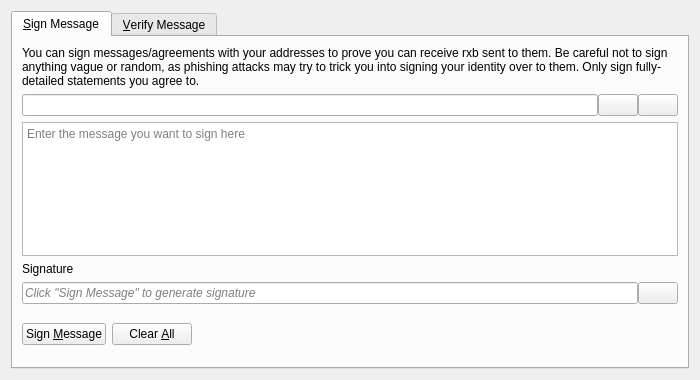
<?xml version="1.0" encoding="UTF-8"?>
<ui version="4.0">
 <class>SignVerifyMessageDialog</class>
 <widget class="QDialog" name="SignVerifyMessageDialog">
  <property name="geometry">
   <rect>
    <x>0</x>
    <y>0</y>
    <width>700</width>
    <height>380</height>
   </rect>
  </property>
  <property name="windowTitle">
   <string>Signatures - Sign / Verify a Message</string>
  </property>
  <property name="modal">
   <bool>true</bool>
  </property>
  <layout class="QVBoxLayout" name="verticalLayout">
   <item>
    <widget class="QTabWidget" name="tabWidget">
     <property name="currentIndex">
      <number>0</number>
     </property>
     <widget class="QWidget" name="tabSignMessage">
      <attribute name="title">
       <string>&amp;Sign Message</string>
      </attribute>
      <layout class="QVBoxLayout" name="verticalLayout_SM">
       <item>
        <widget class="QLabel" name="infoLabel_SM">
         <property name="text">
          <string>You can sign messages/agreements with your addresses to prove you can receive rxb sent to them. Be careful not to sign anything vague or random, as phishing attacks may try to trick you into signing your identity over to them. Only sign fully-detailed statements you agree to.</string>
         </property>
         <property name="textFormat">
          <enum>Qt::PlainText</enum>
         </property>
         <property name="wordWrap">
          <bool>true</bool>
         </property>
        </widget>
       </item>
       <item>
        <layout class="QHBoxLayout" name="horizontalLayout_1_SM">
         <property name="spacing">
          <number>0</number>
         </property>
         <item>
          <widget class="QValidatedLineEdit" name="addressIn_SM">
           <property name="toolTip">
            <string>The RXB address to sign the message with</string>
           </property>
          </widget>
         </item>
         <item>
          <widget class="QPushButton" name="addressBookButton_SM">
           <property name="toolTip">
            <string>Choose previously used address</string>
           </property>
           <property name="text">
            <string/>
           </property>
           <property name="icon">
            <iconset resource="../rxb.qrc">
             <normaloff>:/icons/address-book</normaloff>:/icons/address-book</iconset>
           </property>
           <property name="shortcut">
            <string>Alt+A</string>
           </property>
           <property name="autoDefault">
            <bool>false</bool>
           </property>
          </widget>
         </item>
         <item>
          <widget class="QPushButton" name="pasteButton_SM">
           <property name="toolTip">
            <string>Paste address from clipboard</string>
           </property>
           <property name="text">
            <string/>
           </property>
           <property name="icon">
            <iconset resource="../rxb.qrc">
             <normaloff>:/icons/editpaste</normaloff>:/icons/editpaste</iconset>
           </property>
           <property name="shortcut">
            <string>Alt+P</string>
           </property>
           <property name="autoDefault">
            <bool>false</bool>
           </property>
          </widget>
         </item>
        </layout>
       </item>
       <item>
        <widget class="QPlainTextEdit" name="messageIn_SM">
         <property name="toolTip">
          <string>Enter the message you want to sign here</string>
         </property>
         <property name="placeholderText">
          <string>Enter the message you want to sign here</string>
         </property>
        </widget>
       </item>
       <item>
        <widget class="QLabel" name="signatureLabel_SM">
         <property name="text">
          <string>Signature</string>
         </property>
         <property name="textFormat">
          <enum>Qt::PlainText</enum>
         </property>
        </widget>
       </item>
       <item>
        <layout class="QHBoxLayout" name="horizontalLayout_2_SM">
         <property name="spacing">
          <number>0</number>
         </property>
         <item>
          <widget class="QLineEdit" name="signatureOut_SM">
           <property name="placeholderText">
            <string>Click "Sign Message" to generate signature</string>
           </property>
           <property name="font">
            <font>
             <italic>true</italic>
            </font>
           </property>
           <property name="readOnly">
            <bool>true</bool>
           </property>
          </widget>
         </item>
         <item>
          <widget class="QPushButton" name="copySignatureButton_SM">
           <property name="toolTip">
            <string>Copy the current signature to the system clipboard</string>
           </property>
           <property name="text">
            <string/>
           </property>
           <property name="icon">
            <iconset resource="../rxb.qrc">
             <normaloff>:/icons/editcopy</normaloff>:/icons/editcopy</iconset>
           </property>
           <property name="autoDefault">
            <bool>false</bool>
           </property>
          </widget>
         </item>
        </layout>
       </item>
       <item>
        <layout class="QHBoxLayout" name="horizontalLayout_3_SM">
         <item>
          <widget class="QPushButton" name="signMessageButton_SM">
           <property name="toolTip">
            <string>Sign the message to prove you own this RXB address</string>
           </property>
           <property name="text">
            <string>Sign &amp;Message</string>
           </property>
           <property name="icon">
            <iconset resource="../rxb.qrc">
             <normaloff>:/icons/edit</normaloff>:/icons/edit</iconset>
           </property>
           <property name="autoDefault">
            <bool>false</bool>
           </property>
          </widget>
         </item>
         <item>
          <widget class="QPushButton" name="clearButton_SM">
           <property name="toolTip">
            <string>Reset all sign message fields</string>
           </property>
           <property name="text">
            <string>Clear &amp;All</string>
           </property>
           <property name="icon">
            <iconset resource="../rxb.qrc">
             <normaloff>:/icons/remove</normaloff>:/icons/remove</iconset>
           </property>
           <property name="autoDefault">
            <bool>false</bool>
           </property>
          </widget>
         </item>
         <item>
          <spacer name="horizontalSpacer_1_SM">
           <property name="orientation">
            <enum>Qt::Horizontal</enum>
           </property>
           <property name="sizeHint" stdset="0">
            <size>
             <width>40</width>
             <height>48</height>
            </size>
           </property>
          </spacer>
         </item>
         <item>
          <widget class="QLabel" name="statusLabel_SM">
           <property name="font">
            <font>
             <weight>75</weight>
             <bold>true</bold>
            </font>
           </property>
           <property name="text">
            <string/>
           </property>
           <property name="wordWrap">
            <bool>true</bool>
           </property>
          </widget>
         </item>
         <item>
          <spacer name="horizontalSpacer_2_SM">
           <property name="orientation">
            <enum>Qt::Horizontal</enum>
           </property>
           <property name="sizeHint" stdset="0">
            <size>
             <width>40</width>
             <height>48</height>
            </size>
           </property>
          </spacer>
         </item>
        </layout>
       </item>
      </layout>
     </widget>
     <widget class="QWidget" name="tabVerifyMessage">
      <attribute name="title">
       <string>&amp;Verify Message</string>
      </attribute>
      <layout class="QVBoxLayout" name="verticalLayout_VM">
       <item>
        <widget class="QLabel" name="infoLabel_VM">
         <property name="text">
          <string>Enter the receiver's address, message (ensure you copy line breaks, spaces, tabs, etc. exactly) and signature below to verify the message. Be careful not to read more into the signature than what is in the signed message itself, to avoid being tricked by a man-in-the-middle attack. Note that this only proves the signing party receives with the address, it cannot prove sendership of any transaction!</string>
         </property>
         <property name="textFormat">
          <enum>Qt::PlainText</enum>
         </property>
         <property name="alignment">
          <set>Qt::AlignLeading|Qt::AlignLeft|Qt::AlignTop</set>
         </property>
         <property name="wordWrap">
          <bool>true</bool>
         </property>
        </widget>
       </item>
       <item>
        <layout class="QHBoxLayout" name="horizontalLayout_1_VM">
         <property name="spacing">
          <number>0</number>
         </property>
         <item>
          <widget class="QValidatedLineEdit" name="addressIn_VM">
           <property name="toolTip">
            <string>The RXB address the message was signed with</string>
           </property>
          </widget>
         </item>
         <item>
          <widget class="QPushButton" name="addressBookButton_VM">
           <property name="toolTip">
            <string>Choose previously used address</string>
           </property>
           <property name="text">
            <string/>
           </property>
           <property name="icon">
            <iconset resource="../rxb.qrc">
             <normaloff>:/icons/address-book</normaloff>:/icons/address-book</iconset>
           </property>
           <property name="shortcut">
            <string>Alt+A</string>
           </property>
           <property name="autoDefault">
            <bool>false</bool>
           </property>
          </widget>
         </item>
        </layout>
       </item>
       <item>
        <widget class="QPlainTextEdit" name="messageIn_VM">
          <property name="toolTip">
            <string>The signed message to verify</string>
          </property>
          <property name="placeholderText">
            <string>The signed message to verify</string>
          </property>
        </widget>
       </item>
       <item>
        <widget class="QValidatedLineEdit" name="signatureIn_VM">
          <property name="toolTip">
            <string>The signature given when the message was signed</string>
          </property>
          <property name="placeholderText">
            <string>The signature given when the message was signed</string>
          </property>
        </widget>
       </item>
       <item>
        <layout class="QHBoxLayout" name="horizontalLayout_2_VM">
         <item>
          <widget class="QPushButton" name="verifyMessageButton_VM">
           <property name="toolTip">
            <string>Verify the message to ensure it was signed with the specified RXB address</string>
           </property>
           <property name="text">
            <string>Verify &amp;Message</string>
           </property>
           <property name="icon">
            <iconset resource="../rxb.qrc">
             <normaloff>:/icons/transaction_0</normaloff>:/icons/transaction_0</iconset>
           </property>
           <property name="autoDefault">
            <bool>false</bool>
           </property>
          </widget>
         </item>
         <item>
          <widget class="QPushButton" name="clearButton_VM">
           <property name="toolTip">
            <string>Reset all verify message fields</string>
           </property>
           <property name="text">
            <string>Clear &amp;All</string>
           </property>
           <property name="icon">
            <iconset resource="../rxb.qrc">
             <normaloff>:/icons/remove</normaloff>:/icons/remove</iconset>
           </property>
           <property name="autoDefault">
            <bool>false</bool>
           </property>
          </widget>
         </item>
         <item>
          <spacer name="horizontalSpacer_1_VM">
           <property name="orientation">
            <enum>Qt::Horizontal</enum>
           </property>
           <property name="sizeHint" stdset="0">
            <size>
             <width>40</width>
             <height>48</height>
            </size>
           </property>
          </spacer>
         </item>
         <item>
          <widget class="QLabel" name="statusLabel_VM">
           <property name="font">
            <font>
             <weight>75</weight>
             <bold>true</bold>
            </font>
           </property>
           <property name="text">
            <string/>
           </property>
           <property name="wordWrap">
            <bool>true</bool>
           </property>
          </widget>
         </item>
         <item>
          <spacer name="horizontalSpacer_2_VM">
           <property name="orientation">
            <enum>Qt::Horizontal</enum>
           </property>
           <property name="sizeHint" stdset="0">
            <size>
             <width>40</width>
             <height>48</height>
            </size>
           </property>
          </spacer>
         </item>
        </layout>
       </item>
      </layout>
     </widget>
    </widget>
   </item>
  </layout>
 </widget>
 <customwidgets>
  <customwidget>
   <class>QValidatedLineEdit</class>
   <extends>QLineEdit</extends>
   <header>qt/qvalidatedlineedit.h</header>
  </customwidget>
 </customwidgets>
 <resources>
  <include location="../rxb.qrc"/>
 </resources>
 <connections/>
</ui>
